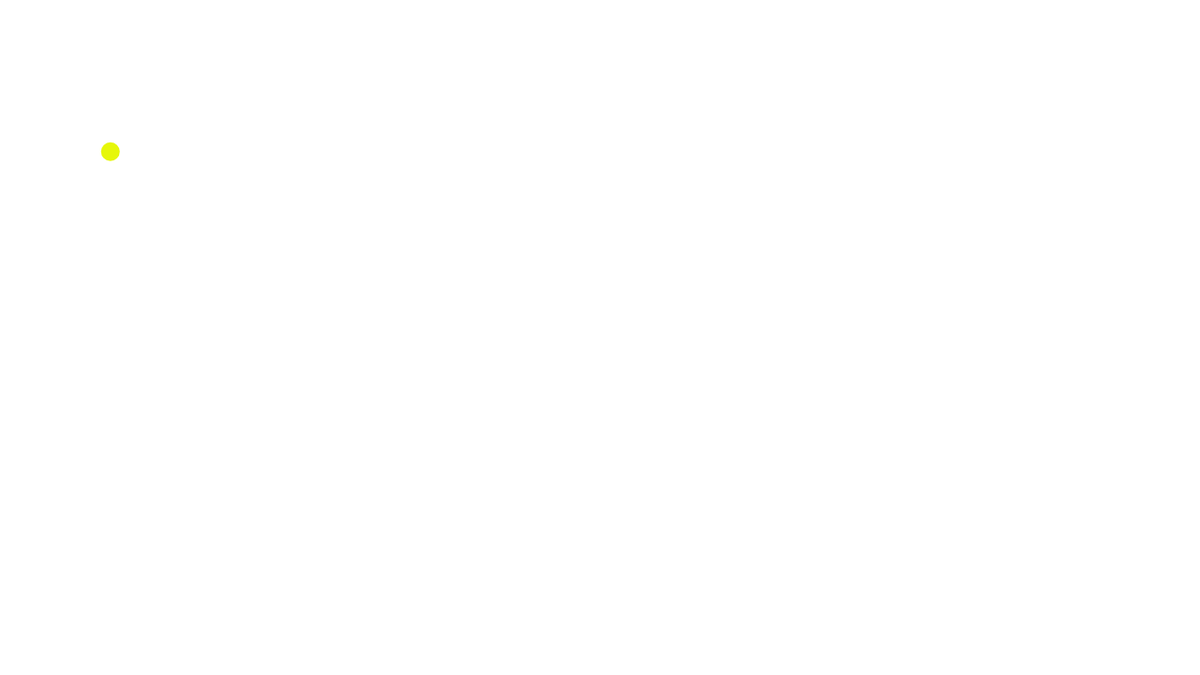
Frame 1 (no input)
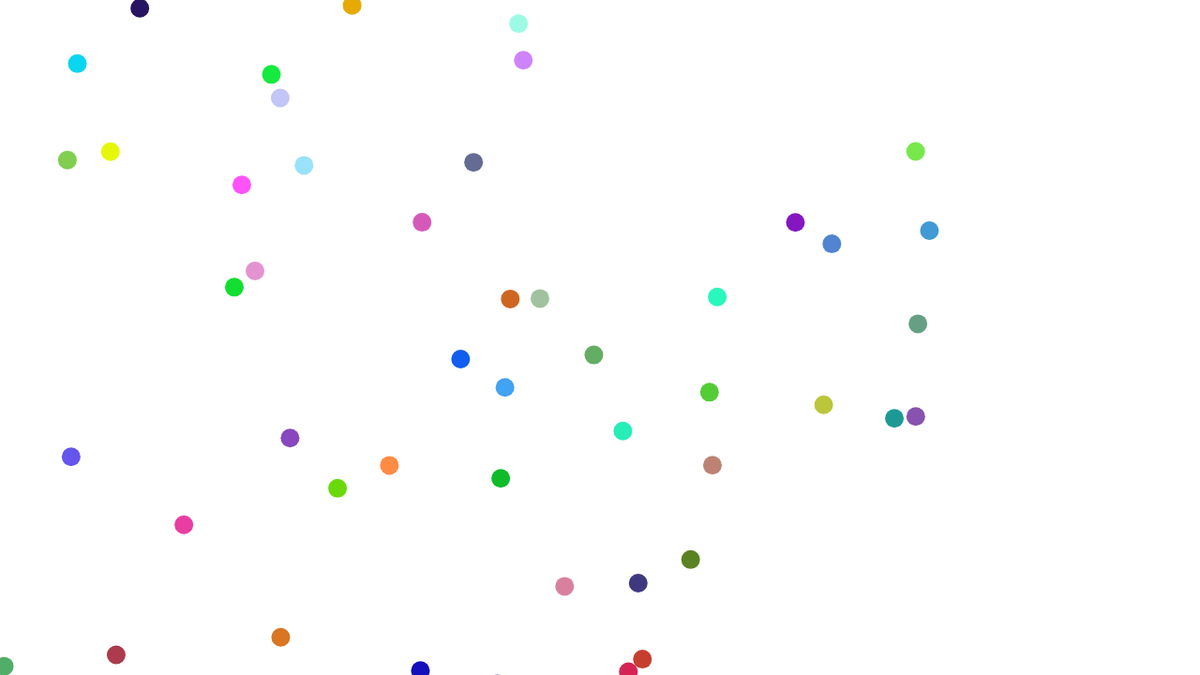
Frame 60 (no input)
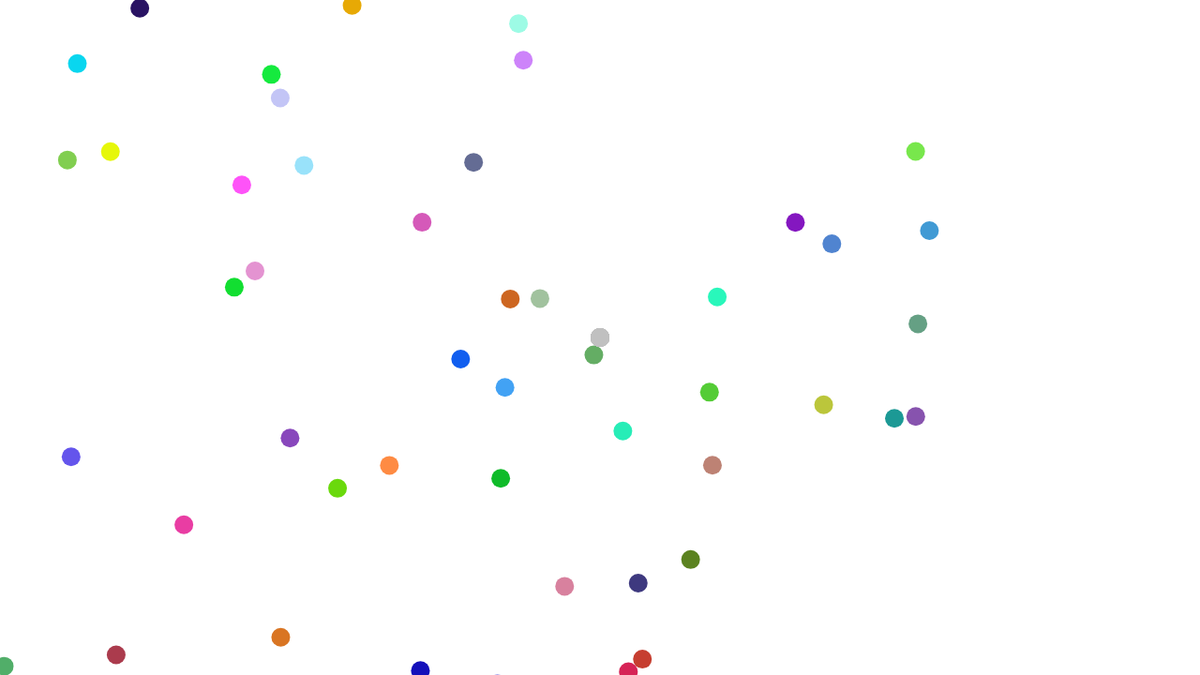
Frame 120 (the mouse pressed at the canvas centre since frame 60)

The p5.js sketch that drew these frames (run headless with seeded random() and noise() and a simulated clock; from frame 60 on, the mouse is pressed at the canvas centre):

// p5.js sketch
// ── sketch.js
function setup() {
  createCanvas(1280,720);
  // put setup code here
}


//getting random colorful dots and 
// function draw() {
//   if(mouseIsPressed){
//     fill(192)
//   } else{
//     fill(Math.random()*255,Math.random()*255,Math.random()*255)
//   }
//   var x = Math.random()*1000;
//   var y = Math.random()*1000;
//   ellipse(x,y, 20,20)
//   // put drawing code here
// }

function draw() {
  noStroke()
  if(mouseIsPressed){
    fill(192)
    ellipse(mouseX,mouseY, 20,20)
  } else{
    fill(Math.random()*255,Math.random()*255,Math.random()*255)
    var x = Math.random()*1000;
    var y = Math.random()*1000;
    ellipse(x,y, 20,20)
  }

  // put drawing code here
}
